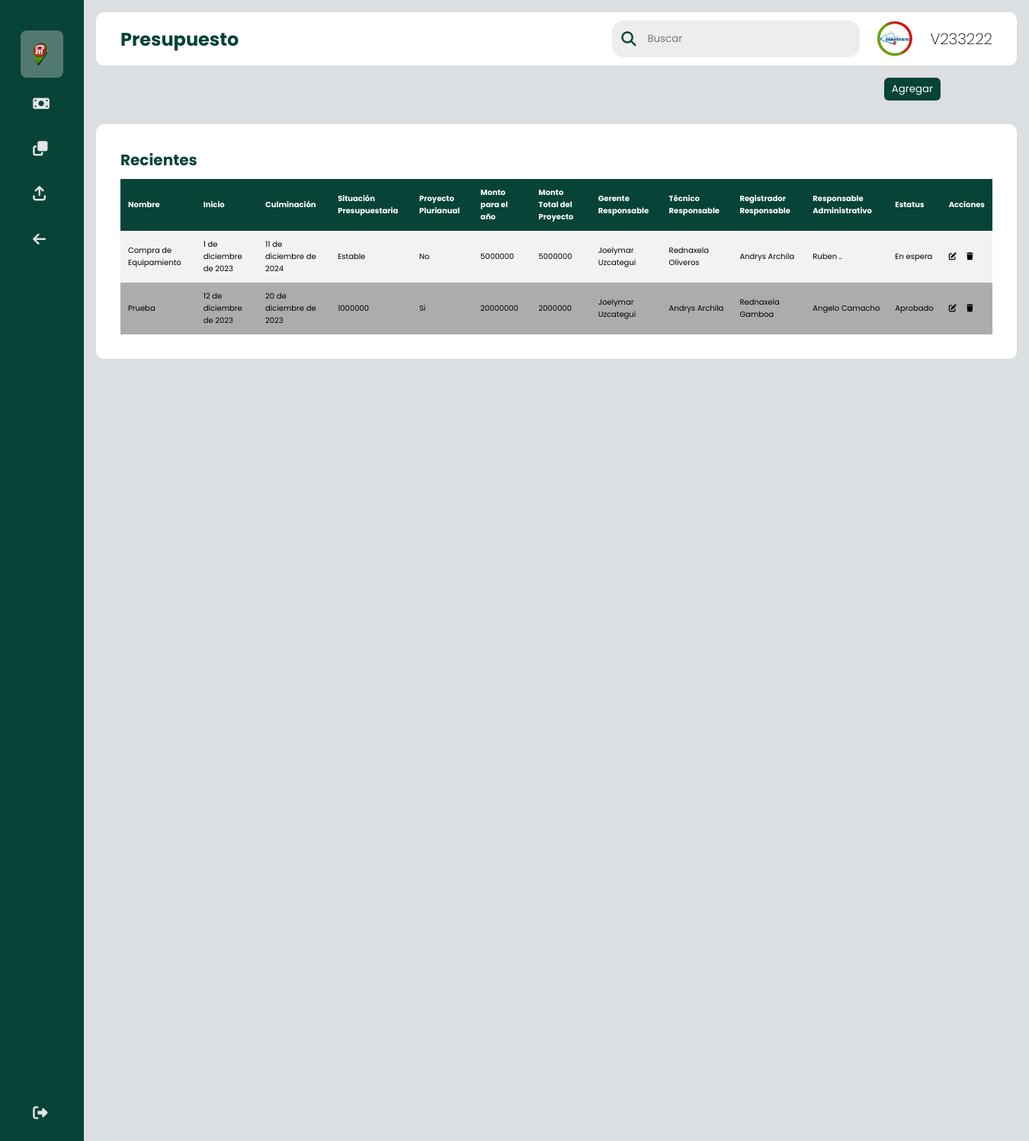
The page /presupuesto/ (signed in) on the database its author committed.
### sistema/models.py (models this page shows, shortened)
class UserC(AbstractUser, PermissionsMixin):
    STATUS = (
        ('estandar', 'estandar'),
        ('admin', 'admin'),
        ('superu', 'superu'),
    )
    username = models.CharField(max_length=200, verbose_name='Cédula:', default='', unique=True)
    nombre = models.CharField(max_length=200, verbose_name='Nombre:', default='')
    apellido = models.CharField(max_length=200, verbose_name='Apellido:', default='')
    password = models.CharField(max_length=200, verbose_name='Contraseña:', default='')
    tipo = models.CharField(max_length=200, verbose_name='Tipo de Usuario:', choices=STATUS, default='')
    sede = models.CharField(max_length=200, verbose_name='Sede:', default='')
    departamento = models.CharField(max_length=200, verbose_name='Departamento:', default='')
    USERNAME_FIELD = 'username'

class Presupuesto(models.Model):
    nombrep = models.CharField(max_length=64, verbose_name='Nombre del Proyecto:', default='')
    fechai = models.DateField(verbose_name='Fecha de Inicio')
    fechac = models.DateField(verbose_name='Fecha de Culminación')
    situacionp = models.CharField(max_length=64, verbose_name='Situación Presupuestaria:', default='')
    pplurianual = models.CharField(max_length=64, verbose_name='Proyecto en Plurianual:', default='')
    montoaño = models.CharField(max_length=64, verbose_name='Monto Total del Proyecto para el año en curso:', default='')
    montoproyecto = models.CharField(max_length=64, verbose_name='Monto Total del Proyecto:', default='')
    responsableg = models.CharField(max_length=64, verbose_name='Responsable Gerente:', default='')
    responsablet = models.CharField(max_length=64, verbose_name='Responsable Técnico:', default='')
    responsabler = models.CharField(max_length=64, verbose_name='Responsable Registrador:', default='')
    responsablea = models.CharField(max_length=64, verbose_name='Responsable Administrativo:', default='')
    estatus = models.CharField(max_length=64, verbose_name='Estatus del Proyecto:', default='')

### sistema/views.py (the view, shortened to what this page needs)
# urls.py: path('presupuesto/', views.presupuesto, name="presupuesto"),
@login_required(login_url='login')
def presupuesto(request):
    presupuestoss = Presupuesto.objects.all()
    context = {'form9': PresupuestoForm(), 'formesp': PresupuestoEForm(), 'presupuestoss': presupuestoss}
    return render(request, 'presupuesto/presupuesto.html', context)

### sistema/forms.py
class PresupuestoForm(forms.ModelForm):
    fechai = forms.CharField(widget=forms.TextInput(attrs={'type':'date'}))
    fechac = forms.CharField(widget=forms.TextInput(attrs={'type':'date'}))
    class Meta:
        model = Presupuesto
        fields = ('nombrep', 'fechai', 'fechac', 'situacionp', 'pplurianual', 'montoaño', 'montoproyecto', 'responsableg', 'responsablet', 'responsabler', 'responsablea', 'estatus')

class PresupuestoEForm(forms.ModelForm):
    fechai = forms.CharField(widget=forms.TextInput(attrs={'type':'date'}))
    fechac = forms.CharField(widget=forms.TextInput(attrs={'type':'date'}))
    class Meta:
        model = Presupuesto
        fields = ('nombrep', 'fechai', 'fechac', 'situacionp', 'pplurianual', 'montoaño', 'montoproyecto', 'responsableg', 'responsablet', 'responsabler', 'responsablea', 'estatus')

### sistema/templates/presupuesto/presupuesto.html (shortened to what this page needs)
{% load static %}
<!DOCTYPE html>
<html lang="en">
	<head>
  		<link rel="stylesheet" type="text/css" href="{% static 'css/style.css' %}">
        <link rel="stylesheet" href="https://cdnjs.cloudflare.com/ajax/libs/font-awesome/6.4.0/css/all.min.css">
	</head>
    <body>
        <div class="sidebar">
            <div class="logo"></div>
                <ul class="menu">
                    <li class="active">
                        <a href="#">
                                <img style="width:20px; height: 30px;" src="{% static 'img/favicon.png' %}">
                        </a>
                    </li>
                    <li>
                        <a href="../presupuesto">
                            <i class="fa-solid fa-money-bill"></i>
                        </a>
                    </li>
                    <li>
                        <a href="../presupuesto/asignacion">
                            <i class="fa-solid fa-clone"></i>
                        </a>
                    </li>
                    <li>
                        <a href="../presupuesto/traspasos">
                            <i class="fa-solid fa-arrow-up-from-bracket"></i>
                        </a>
                    </li>
                    <li class="logout.new">
                        <a href="../modulos">
                            <i class="fa-solid fa-arrow-left"></i>
                        </a>
                    </li>
                    <li class="logout">
                        <a href="{% url 'logout' %}">
                            <i class="fa-solid fa-right-from-bracket"></i>
                        </a>
                    </li>
                </ul>
            </div>
            <div class="main--content">
                <div class="header--wrapper">
                    <div class="header--title">
                        <h2>Presupuesto</h2>
                    </div>
                    <div class="user--info">
                        <div class="searh--box">
                        <i class="fa-solid fa-magnifying-glass"></i>
                        <input type="text" placeholder="Buscar" />
                    </div>
                        <img src="{% static 'img/ven911.jpg' %}">
                        <h2 class="title">V{{request.user.username}}</h2>
                    </div>
                </div>
        <div align="right" style="margin-right: 100px; margin-bottom: -10px;">
            <button id="myBtn" class="btn">Agregar</button>
        </div>
        <br>
        <div class="tabular--wrapper">
            <h3 class="main--title">Recientes</h3>
            <div class="table-container">
                <table>
                    <thead>
                        <tr>
                            <th>Nombre</th>
                            <th>Inicio</th>
                            <th>Culminación</th>
                            <th>Situación Presupuestaria</th>
                            <th>Proyecto Plurianual</th>
                            <th>Monto para el año</th>
                            <th>Monto Total del Proyecto</th>
                            <th>Gerente Responsable</th>
                            <th>Técnico Responsable</th>
                            <th>Registrador Responsable</th>
                            <th>Responsable Administrativo</th>
                            <th>Estatus</th>
                            <th>Acciones</th>
                        </tr>
                        <tbody>
                            {% for archivo in presupuestoss %}
                                <tr>
                                    <td>{{ archivo.nombrep }}</td>
                                    <td>{{ archivo.fechai }}</td>
                                    <td>{{ archivo.fechac }}</td>
                                    <td>{{ archivo.situacionp }}</td>
                                    <td>{{ archivo.pplurianual }}</td>
                                    <td>{{ archivo.montoaño }}</td>
                                    <td>{{ archivo.montoproyecto }}</td>
                                    <td>{{ archivo.responsableg }}</td>
                                    <td>{{ archivo.responsablet }}</td>
                                    <td>{{ archivo.responsabler }}</td>
                                    <td>{{ archivo.responsablea }}</td>
                                    <td>{{ archivo.estatus }}</td>
                                    <td>
                                        <a href="#" id="myBtnn3{{ archivo.id }}" style="color: black;"><i class="fa-solid fa-pen-to-square"></i></a>
                                        <a href="#" id="myBtnn2{{ archivo.id }}" style="color: black;"><i class="fa-solid fa-trash"></i></a>
                                    </td>
                                </tr>
                            {% endfor %}
                        </tbody>
                    </thead>
                </table>
            </div>
        </div>
    </body>
</html>

### sistema/static/css/style.css (style rules this page uses)
* { margin: 0; padding: 0; border: none; outline: none; box-sizing: border-box; font-family: "Poppins", sans-serif; }
body { display: flex; }
.sidebar { position: sticky; top: 0; left: 0; bottom: 0; width: 110px; height: 100vh; padding: 0 1.7rem; color: #ffffff; transition: all 0.5s linear; background: #084337; }
.logo { height: 10px; padding: 16px; }
.menu { height: 88%; position: relative; list-style: none; padding: 0; }
.menu li { padding: 1rem; margin: 8px 0; border-radius: 8px; transition: all 0.5s ease-in-out; }
.menu li:hover, .active { background: #e0e0e058; }
.menu a { color:#e6e6e6; font-size: 10px; text-decoration: none; display: flex; align-items: center; gap: 1.5rem; }
.menu a i { font-size: 1.2rem; }
.logout { position: absolute; bottom: 0; left: 0; width: 100%; }
.main--content { position: relative; background: #DCDFE1; width: 100%; padding: 1rem; }
.header--wrapper img { width: 60px; height: 50px; cursor: pointer; border-radius: 50%; }
.header--wrapper { display: flex; justify-content: space-between; align-items: center; flex-wrap: wrap; background: #ffffff; border-radius: 10px; padding: 10px 2rem; margin-bottom: 1rem; }
.header--title { color: #084337; }
.user--info { display: flex; align-items: center; gap: 1rem; }
.searh--box { background:rgb(237, 237, 237); border-radius: 15px; color: #084337; display: flex; align-items: center; gap: 5px; padding: 4px 12px; }
.searh--box input { background: transparent; color: rgb(6, 31, 11); padding: 10px; }
.searh--box i { font-size: 1.2rem; cursor: pointer; transition: all 0.5s ease-in-out; }
.main--title { color: #084337; padding-bottom: 10px; font-size: 20px; }
.title { font-size: 20px; font-weight: 200; }
.tabular--wrapper { background: #ffffff; margin-top: 1rem; border-radius: 10px; padding: 2rem; }
.table-container { width: 100%; overflow:auto; }
table { width: 100%; border-collapse: collapse; }
thead { background: #084337; color: #ffffff; }
th { padding: 10px; text-align: left; font-size: 10px; }
tbody { background: #f2f2f2; }
td { padding: 10px; font-size: 10px; color: rgb(0, 0, 0); }
tr:nth-child(even) { background: #adacac; }
.btn { position: relative; padding: 5px 10px; background: #084337; text-decoration: none; color: #ffffff; border-radius: 6px; }

### rows shown on the page
UserC: user.username "233222"
Presupuesto: nombrep "Compra de Equipamiento", fechai "1 de diciembre de 2023", fechac "11 de diciembre de 2024", situacionp "Estable", pplurianual "No", montoaño "5000000", montoproyecto "5000000", responsableg "Joelymar Uzcategui", responsablet "Rednaxela Oliveros", responsabler "Andrys Archila", responsablea "Ruben ..", estatus "En espera"
Presupuesto: nombrep "Prueba", fechai "12 de diciembre de 2023", fechac "20 de diciembre de 2023", situacionp "1000000", pplurianual "Si", montoaño "20000000", montoproyecto "2000000", responsableg "Joelymar Uzcategui", responsablet "Andrys Archila", responsabler "Rednaxela Gamboa", responsablea "Angelo Camacho", estatus "Aprobado"
